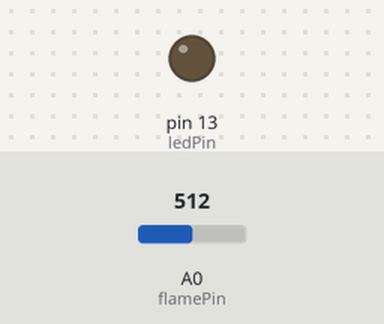
A sketch run on a simulated Arduino Uno, built with avr-gcc and run on an emulated ATmega328P. Shown: output pins drawn as LEDs (lit = HIGH). Inputs (shaded band) come from the test bench; at power-on: A0 (flamePin) = 512. What the sketch prints to the serial monitor is not drawn.

Above: at 1.3 s.
1.4 s: A0 (flamePin) set to 788
2.9 s: A0 (flamePin) set to 812
At 3.3 s:
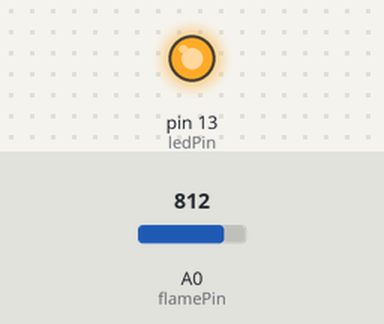
4.5 s: A0 (flamePin) set to 790
At 5.7 s:
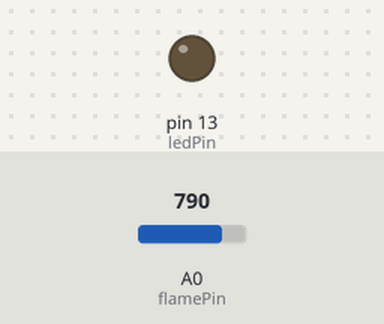
6.0 s: A0 (flamePin) set to 810
At 6.9 s:
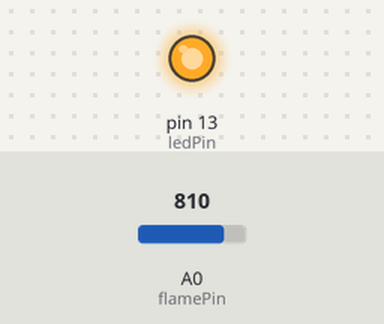
Timing chart, 0 to 8.5 s (numbered marks = the images above; inputs shaded):
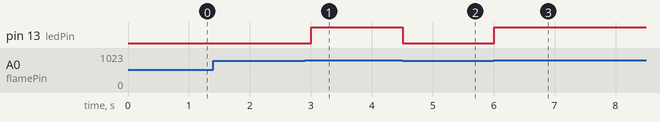

Measured:
- the behaviour switches between 800 and 801 on A0 (flamePin) (found by bisection; images 0 and 1)
- after the input at 1.4 s, every drawn part: stays the same
- after the input at 2.9 s, pin 13 (ledPin): LOW → HIGH after 0.10 s
- after the input at 4.5 s, pin 13 (ledPin): HIGH → LOW at once
- after the input at 6.0 s, pin 13 (ledPin): LOW → HIGH at once

The sketch:

flame_sensor.ino
```cpp
const int flamePin = A0;  // Lecture analogique
const int ledPin = 13;

void setup() {
  pinMode(ledPin, OUTPUT);
  Serial.begin(9600);
}

void loop() {
  int flameValue = analogRead(flamePin);
  Serial.print("Valeur capteur : ");
  Serial.println(flameValue);

  // Seuil à ajuster selon l’environnement
  if (flameValue > 800) {
    Serial.println("🔥 Flamme détectée !");
    digitalWrite(ledPin, HIGH);
  } else {
    Serial.println("❌ Pas de flamme");
    digitalWrite(ledPin, LOW);
  }

  delay(500);
}
```
